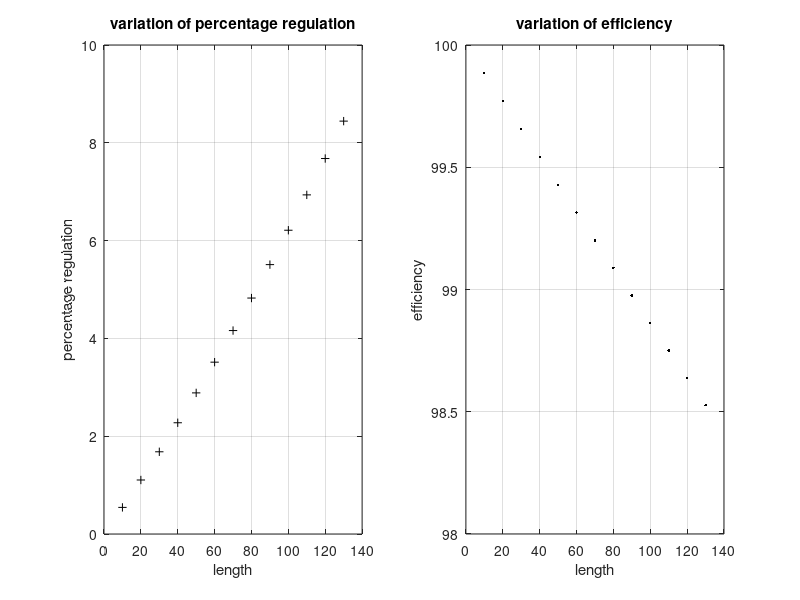

The MATLAB source for this figure:
% D:\314126514017\med_trans_T_model.m

% problem:
% A 345kV 3 phase Transmission line is 130km long. The resistance per phase
% is 0.036 ohm/km, the inductance per phase if 0.8mH/km. The shunt
% capacitance is 0.01102 microF/km. The receiving end load is 270MVA with
% 0.8PF lagging at 325kV. use
% a) T model

% MATLAB program for medium line model
% lagging power factor

% initial clearing
% -----------------------------
clc;
%   clear all;
close all;
% -----------------------------

% given values
% resistance per kilometre length of line
resistance = 0.036;

% inductance per kilometre length of line
inductance = 0.8e-3; % 1.3263 mH
% disp(inductance);

% system frequency
f = 60;

% system inductive reactance
x = 2 * pi * f * inductance;
% disp(x);
capacitance = 0.0112e-6;
y = 1j * 2 * pi * f * capacitance;

% k is for the length and traversing of the vector len;
k = 1;

% Sr receiving end power
% apparent 3 phase
S_r = 270e+6; % 381MVA

% Vr --> voltage receiving end per phase
V_r = (325e3 / sqrt(3));

% load power factor
PF = 0.8;

% power factor angle
Pfr_angle = acos(PF); % cos-1(0.8)
% disp('power factor angle');
% disp(Pfr_angle);

% receiving end current per phase
% Ir_mag = ((S_r * PF) / (sqrt(3) * V_r * PF))
Ir_mag = (S_r / (3 * V_r));
% receiving end power
P_r = S_r * PF;    

I_r = Ir_mag * (cos(Pfr_angle) - (1j * sin(Pfr_angle)));
% disp('I_r');
% disp(I_r);

% preallocating arrays for faster computation
% the matlab way
percent_regulation = zeros(1, 13);
losses = zeros(1, 13);
total_losses = zeros(1, 13);
efficiency = zeros(1, 13);
len = zeros(1, 13);

for l = 10 : 10 : 130
    % resistance per phase
    R = resistance * l;
    
    % reactance per phase
    X = x * l;
    
    Y = y * l;
    % impedance
    Z = complex(R, X);
    
    % voltage at the sending end
    V_s = (((1 + ((Y * Z) / 2)) * V_r) + (Z * (1 + ((Y * Z) / 4)) * I_r));
    V_no_load = (V_s / (1 + (Y * Z)));
    
    % current at the sending end
    I_s = ((Y * V_r) + (1 + ((Y * Z) / 2)));
    
    % percentage regulation
    percent_regulation(k) = ((abs(V_no_load) - V_r) / V_r) * 100;
    
    % per phase losses
    losses(k) = (Ir_mag ^ 2) * resistance * l;
    total_losses(k) = 3 * losses(k);
    
    efficiency(k) = (P_r / (P_r + total_losses(k))) * 100;
    
    len(k) = l;
    k = k + 1;
    V_s = abs(V_s);
    I_s = abs(I_s);
end

disp('length');
disp(len);
disp('percentage regulation');
disp(percent_regulation);

disp('efficiency');
disp(efficiency);

disp('voltage at sending end');
disp(V_s);

disp('current at receiving end');
disp(I_r);


% plot showing the percentage regulation
subplot(1, 2, 1), plot(len, percent_regulation, 'k+')
xlabel('length'), ylabel('percentage regulation')
title('variation of percentage regulation'), grid on

% plot showing the efficiency
subplot(1, 2, 2), plot(len, efficiency, 'k.')
xlabel('length'), ylabel('efficiency')
title('variation of efficiency'), grid on